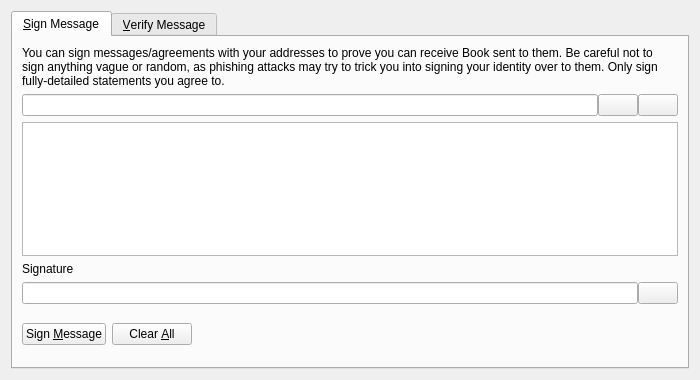
<?xml version="1.0" encoding="UTF-8"?>
<ui version="4.0">
 <class>SignVerifyMessageDialog</class>
 <widget class="QDialog" name="SignVerifyMessageDialog">
  <property name="geometry">
   <rect>
    <x>0</x>
    <y>0</y>
    <width>700</width>
    <height>380</height>
   </rect>
  </property>
  <property name="windowTitle">
   <string>Signatures - Sign / Verify a Message</string>
  </property>
  <property name="modal">
   <bool>true</bool>
  </property>
  <layout class="QVBoxLayout" name="verticalLayout">
   <item>
    <widget class="QTabWidget" name="tabWidget">
     <property name="currentIndex">
      <number>0</number>
     </property>
     <widget class="QWidget" name="tabSignMessage">
      <attribute name="title">
       <string>&amp;Sign Message</string>
      </attribute>
      <layout class="QVBoxLayout" name="verticalLayout_SM">
       <item>
        <widget class="QLabel" name="infoLabel_SM">
         <property name="text">
          <string>You can sign messages/agreements with your addresses to prove you can receive Book sent to them. Be careful not to sign anything vague or random, as phishing attacks may try to trick you into signing your identity over to them. Only sign fully-detailed statements you agree to.</string>
         </property>
         <property name="textFormat">
          <enum>Qt::PlainText</enum>
         </property>
         <property name="wordWrap">
          <bool>true</bool>
         </property>
        </widget>
       </item>
       <item>
        <layout class="QHBoxLayout" name="horizontalLayout_1_SM">
         <property name="spacing">
          <number>0</number>
         </property>
         <item>
          <widget class="QValidatedLineEdit" name="addressIn_SM">
           <property name="toolTip">
            <string>The Book address to sign the message with</string>
           </property>
          </widget>
         </item>
         <item>
          <widget class="QPushButton" name="addressBookButton_SM">
           <property name="toolTip">
            <string>Choose previously used address</string>
           </property>
           <property name="text">
            <string/>
           </property>
           <property name="shortcut">
            <string>Alt+A</string>
           </property>
           <property name="autoDefault">
            <bool>false</bool>
           </property>
          </widget>
         </item>
         <item>
          <widget class="QPushButton" name="pasteButton_SM">
           <property name="toolTip">
            <string>Paste address from clipboard</string>
           </property>
           <property name="text">
            <string/>
           </property>
           <property name="shortcut">
            <string>Alt+P</string>
           </property>
           <property name="autoDefault">
            <bool>false</bool>
           </property>
          </widget>
         </item>
        </layout>
       </item>
       <item>
        <widget class="QPlainTextEdit" name="messageIn_SM">
         <property name="toolTip">
          <string>Enter the message you want to sign here</string>
         </property>
        </widget>
       </item>
       <item>
        <widget class="QLabel" name="signatureLabel_SM">
         <property name="text">
          <string>Signature</string>
         </property>
         <property name="textFormat">
          <enum>Qt::PlainText</enum>
         </property>
        </widget>
       </item>
       <item>
        <layout class="QHBoxLayout" name="horizontalLayout_2_SM">
         <property name="spacing">
          <number>0</number>
         </property>
         <item>
          <widget class="QLineEdit" name="signatureOut_SM">
           <property name="font">
            <font>
             <italic>true</italic>
            </font>
           </property>
           <property name="readOnly">
            <bool>true</bool>
           </property>
          </widget>
         </item>
         <item>
          <widget class="QPushButton" name="copySignatureButton_SM">
           <property name="toolTip">
            <string>Copy the current signature to the system clipboard</string>
           </property>
           <property name="text">
            <string/>
           </property>
           <property name="autoDefault">
            <bool>false</bool>
           </property>
          </widget>
         </item>
        </layout>
       </item>
       <item>
        <layout class="QHBoxLayout" name="horizontalLayout_3_SM">
         <item>
          <widget class="QPushButton" name="signMessageButton_SM">
           <property name="toolTip">
            <string>Sign the message to prove you own this Book address</string>
           </property>
           <property name="text">
            <string>Sign &amp;Message</string>
           </property>
           <property name="autoDefault">
            <bool>false</bool>
           </property>
          </widget>
         </item>
         <item>
          <widget class="QPushButton" name="clearButton_SM">
           <property name="toolTip">
            <string>Reset all sign message fields</string>
           </property>
           <property name="text">
            <string>Clear &amp;All</string>
           </property>
           <property name="autoDefault">
            <bool>false</bool>
           </property>
          </widget>
         </item>
         <item>
          <spacer name="horizontalSpacer_1_SM">
           <property name="orientation">
            <enum>Qt::Horizontal</enum>
           </property>
           <property name="sizeHint" stdset="0">
            <size>
             <width>40</width>
             <height>48</height>
            </size>
           </property>
          </spacer>
         </item>
         <item>
          <widget class="QLabel" name="statusLabel_SM">
           <property name="font">
            <font>
             <weight>75</weight>
             <bold>true</bold>
            </font>
           </property>
           <property name="text">
            <string/>
           </property>
           <property name="wordWrap">
            <bool>true</bool>
           </property>
          </widget>
         </item>
         <item>
          <spacer name="horizontalSpacer_2_SM">
           <property name="orientation">
            <enum>Qt::Horizontal</enum>
           </property>
           <property name="sizeHint" stdset="0">
            <size>
             <width>40</width>
             <height>48</height>
            </size>
           </property>
          </spacer>
         </item>
        </layout>
       </item>
      </layout>
     </widget>
     <widget class="QWidget" name="tabVerifyMessage">
      <attribute name="title">
       <string>&amp;Verify Message</string>
      </attribute>
      <layout class="QVBoxLayout" name="verticalLayout_VM">
       <item>
        <widget class="QLabel" name="infoLabel_VM">
         <property name="text">
          <string>Enter the receiver's address, message (ensure you copy line breaks, spaces, tabs, etc. exactly) and signature below to verify the message. Be careful not to read more into the signature than what is in the signed message itself, to avoid being tricked by a man-in-the-middle attack. Note that this only proves the signing party receives with the address, it cannot prove sendership of any transaction!</string>
         </property>
         <property name="textFormat">
          <enum>Qt::PlainText</enum>
         </property>
         <property name="alignment">
          <set>Qt::AlignLeading|Qt::AlignLeft|Qt::AlignTop</set>
         </property>
         <property name="wordWrap">
          <bool>true</bool>
         </property>
        </widget>
       </item>
       <item>
        <layout class="QHBoxLayout" name="horizontalLayout_1_VM">
         <property name="spacing">
          <number>0</number>
         </property>
         <item>
          <widget class="QValidatedLineEdit" name="addressIn_VM">
           <property name="toolTip">
            <string>The Book address the message was signed with</string>
           </property>
          </widget>
         </item>
         <item>
          <widget class="QPushButton" name="addressBookButton_VM">
           <property name="toolTip">
            <string>Choose previously used address</string>
           </property>
           <property name="text">
            <string/>
           </property>
           <property name="shortcut">
            <string>Alt+A</string>
           </property>
           <property name="autoDefault">
            <bool>false</bool>
           </property>
          </widget>
         </item>
        </layout>
       </item>
       <item>
        <widget class="QPlainTextEdit" name="messageIn_VM"/>
       </item>
       <item>
        <widget class="QValidatedLineEdit" name="signatureIn_VM"/>
       </item>
       <item>
        <layout class="QHBoxLayout" name="horizontalLayout_2_VM">
         <item>
          <widget class="QPushButton" name="verifyMessageButton_VM">
           <property name="toolTip">
            <string>Verify the message to ensure it was signed with the specified Book address</string>
           </property>
           <property name="text">
            <string>Verify &amp;Message</string>
           </property>
           <property name="autoDefault">
            <bool>false</bool>
           </property>
          </widget>
         </item>
         <item>
          <widget class="QPushButton" name="clearButton_VM">
           <property name="toolTip">
            <string>Reset all verify message fields</string>
           </property>
           <property name="text">
            <string>Clear &amp;All</string>
           </property>
           <property name="autoDefault">
            <bool>false</bool>
           </property>
          </widget>
         </item>
         <item>
          <spacer name="horizontalSpacer_1_VM">
           <property name="orientation">
            <enum>Qt::Horizontal</enum>
           </property>
           <property name="sizeHint" stdset="0">
            <size>
             <width>40</width>
             <height>48</height>
            </size>
           </property>
          </spacer>
         </item>
         <item>
          <widget class="QLabel" name="statusLabel_VM">
           <property name="font">
            <font>
             <weight>75</weight>
             <bold>true</bold>
            </font>
           </property>
           <property name="text">
            <string/>
           </property>
           <property name="wordWrap">
            <bool>true</bool>
           </property>
          </widget>
         </item>
         <item>
          <spacer name="horizontalSpacer_2_VM">
           <property name="orientation">
            <enum>Qt::Horizontal</enum>
           </property>
           <property name="sizeHint" stdset="0">
            <size>
             <width>40</width>
             <height>48</height>
            </size>
           </property>
          </spacer>
         </item>
        </layout>
       </item>
      </layout>
     </widget>
    </widget>
   </item>
  </layout>
 </widget>
 <customwidgets>
  <customwidget>
   <class>QValidatedLineEdit</class>
   <extends>QLineEdit</extends>
   <header>qvalidatedlineedit.h</header>
  </customwidget>
 </customwidgets>
 <resources>
  <include location="../book.qrc"/>
 </resources>
 <connections/>
</ui>
